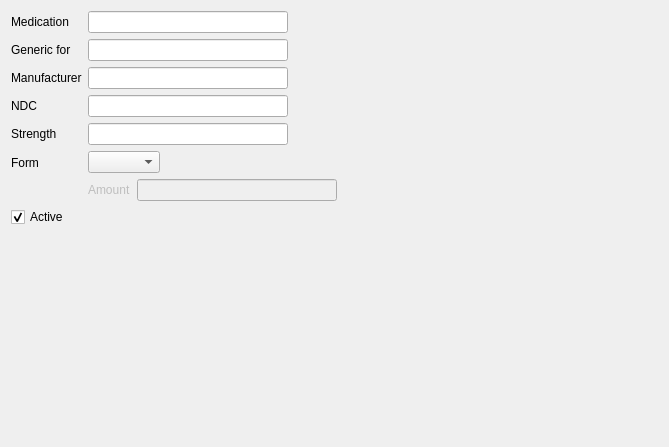
<?xml version="1.0" encoding="UTF-8"?>
<ui version="4.0">
 <class>NMW_Page00</class>
 <widget class="QWizardPage" name="NMW_Page00">
  <property name="geometry">
   <rect>
    <x>0</x>
    <y>0</y>
    <width>669</width>
    <height>447</height>
   </rect>
  </property>
  <property name="windowTitle">
   <string>WizardPage</string>
  </property>
  <layout class="QFormLayout" name="formLayout_3">
   <property name="fieldGrowthPolicy">
    <enum>QFormLayout::AllNonFixedFieldsGrow</enum>
   </property>
   <item row="0" column="0">
    <widget class="QLabel" name="medicationLabel">
     <property name="text">
      <string>Medication</string>
     </property>
    </widget>
   </item>
   <item row="0" column="1">
    <layout class="QHBoxLayout" name="horizontalLayout">
     <item>
      <widget class="QLineEdit" name="medicationField">
       <property name="minimumSize">
        <size>
         <width>200</width>
         <height>0</height>
        </size>
       </property>
       <property name="maximumSize">
        <size>
         <width>200</width>
         <height>16777215</height>
        </size>
       </property>
      </widget>
     </item>
     <item>
      <spacer name="horizontalSpacer">
       <property name="orientation">
        <enum>Qt::Horizontal</enum>
       </property>
       <property name="sizeHint" stdset="0">
        <size>
         <width>40</width>
         <height>20</height>
        </size>
       </property>
      </spacer>
     </item>
    </layout>
   </item>
   <item row="1" column="0">
    <widget class="QLabel" name="genericLabel">
     <property name="text">
      <string>Generic for</string>
     </property>
    </widget>
   </item>
   <item row="1" column="1">
    <layout class="QHBoxLayout" name="horizontalLayout_2">
     <item>
      <widget class="QLineEdit" name="genericField">
       <property name="minimumSize">
        <size>
         <width>200</width>
         <height>0</height>
        </size>
       </property>
       <property name="maximumSize">
        <size>
         <width>200</width>
         <height>16777215</height>
        </size>
       </property>
      </widget>
     </item>
     <item>
      <spacer name="horizontalSpacer_2">
       <property name="orientation">
        <enum>Qt::Horizontal</enum>
       </property>
       <property name="sizeHint" stdset="0">
        <size>
         <width>40</width>
         <height>20</height>
        </size>
       </property>
      </spacer>
     </item>
    </layout>
   </item>
   <item row="2" column="0">
    <widget class="QLabel" name="manufacturerLabel">
     <property name="text">
      <string>Manufacturer</string>
     </property>
    </widget>
   </item>
   <item row="2" column="1">
    <layout class="QHBoxLayout" name="horizontalLayout_3">
     <item>
      <widget class="QLineEdit" name="manufacturerField">
       <property name="minimumSize">
        <size>
         <width>200</width>
         <height>0</height>
        </size>
       </property>
       <property name="maximumSize">
        <size>
         <width>200</width>
         <height>16777215</height>
        </size>
       </property>
      </widget>
     </item>
     <item>
      <spacer name="horizontalSpacer_3">
       <property name="orientation">
        <enum>Qt::Horizontal</enum>
       </property>
       <property name="sizeHint" stdset="0">
        <size>
         <width>40</width>
         <height>20</height>
        </size>
       </property>
      </spacer>
     </item>
    </layout>
   </item>
   <item row="3" column="0">
    <widget class="QLabel" name="ndcLabel">
     <property name="text">
      <string>NDC</string>
     </property>
    </widget>
   </item>
   <item row="3" column="1">
    <layout class="QHBoxLayout" name="horizontalLayout_4">
     <item>
      <widget class="QLineEdit" name="ndcField">
       <property name="minimumSize">
        <size>
         <width>200</width>
         <height>0</height>
        </size>
       </property>
       <property name="maximumSize">
        <size>
         <width>200</width>
         <height>16777215</height>
        </size>
       </property>
      </widget>
     </item>
     <item>
      <spacer name="horizontalSpacer_4">
       <property name="orientation">
        <enum>Qt::Horizontal</enum>
       </property>
       <property name="sizeHint" stdset="0">
        <size>
         <width>40</width>
         <height>20</height>
        </size>
       </property>
      </spacer>
     </item>
    </layout>
   </item>
   <item row="5" column="0">
    <widget class="QLabel" name="strengthLabel">
     <property name="text">
      <string>Strength</string>
     </property>
    </widget>
   </item>
   <item row="5" column="1">
    <layout class="QHBoxLayout" name="horizontalLayout_5">
     <item>
      <widget class="QLineEdit" name="strengthField">
       <property name="minimumSize">
        <size>
         <width>200</width>
         <height>0</height>
        </size>
       </property>
       <property name="maximumSize">
        <size>
         <width>200</width>
         <height>16777215</height>
        </size>
       </property>
      </widget>
     </item>
     <item>
      <spacer name="horizontalSpacer_5">
       <property name="orientation">
        <enum>Qt::Horizontal</enum>
       </property>
       <property name="sizeHint" stdset="0">
        <size>
         <width>40</width>
         <height>20</height>
        </size>
       </property>
      </spacer>
     </item>
    </layout>
   </item>
   <item row="6" column="0">
    <widget class="QLabel" name="formLabel">
     <property name="text">
      <string>Form</string>
     </property>
    </widget>
   </item>
   <item row="6" column="1">
    <layout class="QVBoxLayout" name="verticalLayout_2">
     <item>
      <layout class="QHBoxLayout" name="horizontalLayout_9">
       <item>
        <widget class="QComboBox" name="formBox"/>
       </item>
       <item>
        <spacer name="horizontalSpacer_6">
         <property name="orientation">
          <enum>Qt::Horizontal</enum>
         </property>
         <property name="sizeHint" stdset="0">
          <size>
           <width>40</width>
           <height>20</height>
          </size>
         </property>
        </spacer>
       </item>
      </layout>
     </item>
     <item>
      <layout class="QFormLayout" name="formLayout_5">
       <item row="0" column="0">
        <widget class="QLabel" name="amountLabel_2">
         <property name="enabled">
          <bool>false</bool>
         </property>
         <property name="text">
          <string>Amount</string>
         </property>
        </widget>
       </item>
       <item row="0" column="1">
        <layout class="QHBoxLayout" name="horizontalLayout_11">
         <item>
          <widget class="QLineEdit" name="amountField_2">
           <property name="enabled">
            <bool>false</bool>
           </property>
           <property name="minimumSize">
            <size>
             <width>200</width>
             <height>0</height>
            </size>
           </property>
           <property name="maximumSize">
            <size>
             <width>200</width>
             <height>16777215</height>
            </size>
           </property>
          </widget>
         </item>
         <item>
          <spacer name="horizontalSpacer_7">
           <property name="orientation">
            <enum>Qt::Horizontal</enum>
           </property>
           <property name="sizeHint" stdset="0">
            <size>
             <width>40</width>
             <height>20</height>
            </size>
           </property>
          </spacer>
         </item>
        </layout>
       </item>
      </layout>
     </item>
    </layout>
   </item>
   <item row="10" column="0">
    <widget class="QCheckBox" name="activeCheckbox">
     <property name="text">
      <string>Active</string>
     </property>
     <property name="checked">
      <bool>true</bool>
     </property>
    </widget>
   </item>
  </layout>
 </widget>
 <resources/>
 <connections/>
</ui>
